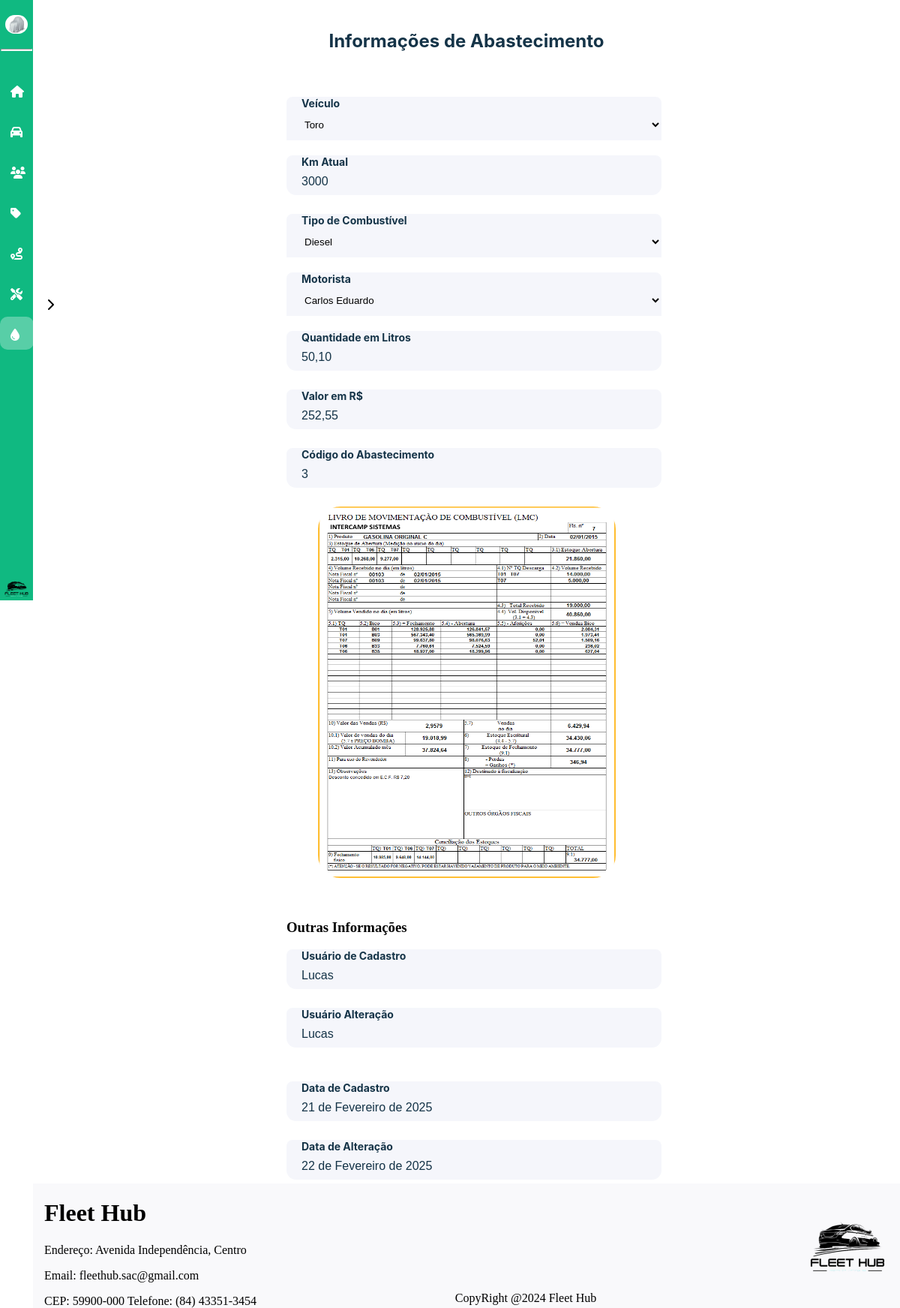
Page /registro_abastecimento/3/ (signed in) on the committed database.
### dashboard/models.py (models this page shows, shortened)
class CustomUser(AbstractUser):
    nome = models.CharField(max_length=50)
    email = models.EmailField(max_length=254, unique=True)
    cpf = models.CharField(max_length=11, unique=True)
    telefone = models.CharField(max_length=15)
    rua = models.CharField(max_length=35)
    bairro = models.CharField(max_length=35)
    cidade = models.CharField(max_length=35)
    cep = models.CharField(max_length=15)
    imagem = models.ImageField(
        upload_to="imagens/usuario",
        height_field=None,
        width_field=None,
        max_length=None,
        default="carro-escondido.jpg",
    )
    estado = models.ForeignKey(Estado, on_delete=models.CASCADE, null=True, blank=True)
    tipo_usuario = models.ForeignKey(TipoUsuario, on_delete=models.CASCADE, null=True, blank=True)
    status_usuario = models.ForeignKey(StatusUsuario, on_delete=models.CASCADE, null=True, blank=True)
    groups = models.ManyToManyField(
        "auth.Group",
        related_name="customuser_set",
        blank=True
    )
    user_permissions = models.ManyToManyField(
        "auth.Permission",
        related_name="customuser_permissions_set",
        blank=True
    )
    def __str__(self):
        return self.nome

class Abastecimento(models.Model):
    veiculo = models.ForeignKey(Veiculo,on_delete=models.CASCADE,related_name='veiculo_abastecido')
    km_atual = models.IntegerField()
    tipo_combustivel = models.ForeignKey(Tipo_Combustivel,on_delete=models.CASCADE,related_name="combustivel_abastecimento")
    motorista = models.ForeignKey(CustomUser,on_delete=models.CASCADE,related_name='usuario_abastecimento')
    quant_litros = models.FloatField()
    valor = models.FloatField()
    img_abastecimento = models.ImageField(
        upload_to="imagens/abastecimento",
        height_field=None,
        width_field=None,
        max_length=None
    )
    data_cadastro = models.DateField(auto_now_add=True)
    data_alteracao = models.DateField(auto_now=True)
    usuario_cadastro = models.ForeignKey(
        CustomUser,
        on_delete=models.SET_NULL,
        null=True,
        blank=True,
        related_name="abastecimentos_cadastradas",
    )
    usuario_alteracao = models.ForeignKey(
        CustomUser,
        on_delete=models.SET_NULL,
        null=True,
        blank=True,
        related_name="abastecimentos_alteradas",
    )

class Veiculo(models.Model):
    modelo = models.CharField(max_length=50)
    marca = models.CharField(max_length=100)
    valor_compra = models.FloatField()
    ano = models.IntegerField()
    km = models.IntegerField()
    tipo = models.ForeignKey(Tipo_Veiculo,on_delete=models.SET_NULL,null=True)
    motor = models.CharField(max_length=10)
    placa = models.CharField(max_length=20)
    chassi = models.CharField(max_length=20)
    cor = models.CharField(max_length=50, default="indefinido")
    imagem = models.ImageField(
        upload_to="imagens/veiculos",
        height_field=None,
        width_field=None,
        max_length=None,
        default="media/carro-escondido.jpg",
    )
    status = models.ForeignKey(
    Status_Veiculo,
    on_delete=models.SET_NULL,
    null=True,
    blank=True,
    related_name="veiculos_status"
)
    data_cadastro = models.DateField(auto_now_add=True)
    data_alteracao = models.DateField(auto_now=True)
    usuario_cadastro = models.ForeignKey(
        CustomUser,
        on_delete=models.SET_NULL,
        null=True,
        blank=True,
        related_name="veiculos_cadastrados",
    )
    usuario_alteracao = models.ForeignKey(
        CustomUser,
        on_delete=models.SET_NULL,
        null=True,
        blank=True,
        related_name="veiculos_alterados",
    )

class Tipo_Combustivel(models.Model):
    nome_combustivel = models.CharField(max_length=100)

### dashboard/views.py (the view, shortened to what this page needs)
# urls.py: path('registro_abastecimento/<int:id>/', views.registro_abastecimento, name='registro_abastecimento'),
@login_required
def registro_abastecimento(request,id):
    abastecimento = get_object_or_404(Abastecimento,id=id)
    combustivel = Tipo_Combustivel.objects.exclude(nome_combustivel=abastecimento.tipo_combustivel.nome_combustivel)
    veiculo = Veiculo.objects.exclude(modelo=abastecimento.veiculo.modelo)
    motorista = CustomUser.objects.exclude(status_usuario_id=2).exclude(nome=abastecimento.motorista.nome)
    return render(request, 'dashboard/registro_abastecimento.html',{
        'abastecimento' : abastecimento,
        'veiculo_list' : veiculo,
        'motorista_list' : motorista,
        'tipo_combustivel_list' : combustivel,
    })

### dashboard/templates/dashboard/registro_abastecimento.html (shortened to what this page needs)
{% extends 'base.html' %}
{% load static %}
{% block page_name %}informacoes_abastecimento{% endblock page_name %}
{% block estilos %}
<link rel="stylesheet" href="{% static 'css/registro_abastecimento.css' %}">
{% endblock estilos %}
{% block content %}
<div id='container-block-content'>
    <section id="conteudo-secundario">
            <h2 id='page_title'>Informações de Abastecimento</h2>
            <form action="" method="POST" enctype="multipart/form-data">
                <div class="container">
                    <div class="menu_esquerdo">
                        <div class="input_container">
                            <label>Veículo</label>
                            <select class="input_detect" name="veiculo" id="select-status-carro">
                                <option selected>{{abastecimento.veiculo.modelo}}</option>
                            </select>
                        </div>
                        <div class="input_container">
                            <label>Km Atual</label>
                            <input class="input_detect input" name="km_atual" type="number" value="{{abastecimento.km_atual}}" id="valor-compra"
                                maxlength="14" placeholder="Digite a Quilometragem do veículo">
                        </div>
                        <div class="input_container">
                            <label>Tipo de Combustível</label>
                            <select class="input_detect" name="tipo_combustivel" id="select-status-carro">
                                <option>{{abastecimento.tipo_combustivel.nome_combustivel}}</option>
                            </select>
                        </div>
                        <div class="input_container">
                            <label>Motorista</label>
                            <select class="input_detect" name="motorista" id="select-status-carro">
                                <option selected>{{abastecimento.motorista.nome}}</option>
                            </select>
                        </div>
                            <div class="input_container">
                                <label>Quantidade em Litros</label>
                                <input class="input_detect input" name="quant_litros" type="text" value="{{abastecimento.quant_litros|floatformat:2}}" id="ka-carro"
                                    placeholder="Digite a Quantidade em Litros">
                            </div>
                            <div class="input_container">
                                <label>Valor em R$</label>
                                <input class="input_detect input" type="text" name="valor" value="{{abastecimento.valor|floatformat:2}}" id="motor-carro"
                                    placeholder="Digite o valor em R$">
                            </div>
                            <div class="input_container">
                                <label>Código do Abastecimento</label>
                                <input class="input_detect input" type="text" value="{{abastecimento.id}}" id="motor-carro"
                                    placeholder="Digite o valor em R$">
                            </div>
                    </div>
                    <div class="menu_direito">
                        <div class="nota-img">
                            <img class="input_detect img-nota-fiscal" src="{{abastecimento.img_abastecimento.url}}" alt="">
                        </div>
                    </div>
                </div>
                <div class="menu-inferior">
                    <div class="menu_esquerdo">
                        <h3 class="form-title">Outras Informações</h3>
                        <div class="input_container">
                            <label>Usuário de Cadastro</label>
                            <input class="input" type="text" id="usuario-cadastro" value="{{abastecimento.usuario_cadastro}}" disabled>
                        </div>
                        <div class="input_container">
                            <label>Usuário Alteração</label>
                            <input class="input" type="text" id="usuario-alteracao" value="{{abastecimento.usuario_alteracao}}" disabled>
                        </div>
                    </div>
                    <div class="menu_direito-2">
                        <h3 class="form-title"></h3>
                        <div class="input_container">
                            <label>Data de Cadastro</label>
                            <input class="input" type="text" id="data-cadastro" value="{{abastecimento.data_cadastro}}" disabled>
                        </div>
                        <div class="input_container">
                            <label>Data de Alteração</label>
                            <input class="input" type="text" id="data-alteracao" value="{{abastecimento.data_alteracao}}" disabled>
                        </div>
                    </div>
                </div>
            </form>
    </section>
</div>
{% endblock %}

### global_templates/base.html (shortened to what this page needs)
{% load static %}
<!DOCTYPE html>
<html lang="en">
<head>
    <link rel="stylesheet" href="{% static 'css/global-style.css' %}">
    {% block estilos %}{% endblock %}
    <link rel="stylesheet" href="https://cdnjs.cloudflare.com/ajax/libs/font-awesome/6.6.0/css/all.min.css"
 />
</head>
<body id="{% block body_id %}default-page{% endblock %}" data-page="{% block page_name %}default{% endblock %}">
    <div class="container-base" id="container-base">
        <aside id="sidebar">
            <div id="user-menu-sidebar">
                <div id="user_menu">
                    <img id="img_perfil" src="{{request.user.imagem.url}}" alt="" title="Imagem do Perfil">
                </div>
                <hr>
                <div id="sidebar-expansive">
                    <a href="{% url 'tela_dashboard' %}" class="element-icon"><i class="fa-solid fa-house icon"
                            title="Início"></i>
                    </a>
                    {% if user.tipo_usuario.nome == 'ADMIN' and user.status_usuario.status == 'Ativo' %}
                        <a class="element-icon" id="id-veiculos"><i class="fa-solid fa-car icon" title="Veículos"></i>
                        </a>
                    {% endif %}
                    {% if user.tipo_usuario.nome == 'ADMIN' or user.tipo_usuario.nome == 'Cliente' and user.status_usuario.status == 'Ativo' %}
                        <a class="element-icon" id="id-usuarios">
                            <i class="fa-solid fa-users icon" title="Usuários"></i>
                        </a>
                    {% endif %}
                    {% if user.tipo_usuario.nome == 'ADMIN' or user.tipo_usuario.nome == 'Cliente' and user.status_usuario.status == 'Ativo' %}
                        <a class="element-icon" id="id-reservas"><i class="fa-solid fa-tag icon" title="Reservas"></i>
                        </a>
                    {% endif %}
                    {% if user.tipo_usuario.nome == 'ADMIN' and user.status_usuario.status == 'Ativo' %}
                        <a class="element-icon" id="id-rotas"><i class="fa-solid fa-route icon" title="Rotas"></i>
                        </a>
                    {% endif %}
                    {% if user.tipo_usuario.nome == 'ADMIN' and user.status_usuario.status == 'Ativo' %}
                        <a class="element-icon" id="id-manutencao">
                            <i class="fa-solid fa-screwdriver-wrench icon" title="Manutenção">
                            </i>
                        </a>
                    {% endif %}
                    {% if user.tipo_usuario.nome == 'ADMIN' and user.status_usuario.status == 'Ativo' %}
                        <a class="element-icon" id="id-abastecimento">
                            <i class="fa-solid fa-droplet icon"
                                title="Abastecimento">
                            </i>
                        </a>
                    {% endif %}
                </div>
                <img src="{% static 'img/logo_fleethub.png' %}" alt="" style="width: 100%;">
            </div>
            <div id="div-img_sidebar-expansive"><i id="img_sidebar-expansive" class="fa-solid fa-chevron-left"></i></div>
        </aside>
    </div>
    <div id="content-and-footer">
        <div id='container-block-content'>
            {% block content %}{% endblock content %}
        </div>
        <footer>
            <div class="footer-left" style="margin-left: 15px;">
                <h1>Fleet Hub</h1>
                <p>Endereço: Avenida Independência, Centro</p>
                <p>Email: fleethub.sac@gmail.com</p>
                <p style="margin-bottom: 0;">CEP: 59900-000 Telefone: (84) 43351-3454</p>
            </div>
            <div class="footer-center">
                <p style="margin-bottom: 0; margin-top: 0;">CopyRight @2024 Fleet Hub </p>
            </div>
            <div class="footer-right">
                <img id="logo_fleethub" src="{% static 'img/logo_fleethub.png' %}" alt="Logo">
            </div>
        </footer>
    </div>
</body>
</html>

### global_static/css/global-style.css (style rules this page uses)
:root { --color-white:#ffffff; --color-green-menu: #10B981; --menu-modulos-color:rgba(255,255,255,0.3); }
body { background-color:var(--color-white); margin: 0; display: flex; height: 1400px; }
hr { background-color: white; width: 90%; height: 0.5px; margin: 20px auto; }
#page_title { margin: auto; text-align: center; font-family: Inter; font-weight: bold; font-size: 24px; color: #153448; padding-top: 40px; padding-bottom: 40px; width: 1200px; }
#sidebar { background-color: var(--color-green-menu); display: flex; width: 260px; position: fixed; height: 100vh; }
.container-base { display: grid; transition: 800ms; grid-template-columns: 250px 1fr; height: 100vh; }
#user_menu { display: flex; justify-content: space-evenly; align-items: center; width: 120px; height: 40px; border-radius: 50px; background-color: var(--color-white); margin-top: 20px; }
#img_perfil { border-radius: 50%; width: 24px; height: 24px; }
#user-menu-sidebar { display: flex; flex-direction: column; align-items: center; }
#img_sidebar-expansive { width: 28px; height: 28px; }
#div-img_sidebar-expansive { width: 28px; height: auto; display: flex; align-items: center; }
#sidebar-expansive { background-color: var(--color-green-menu); width: 260px; height: 100% }
.element-icon { text-decoration: none; display: flex; align-items: center; gap: 20px; margin-left: 15px; margin-right: 15px; margin-top: 10px; width: 230px; height: 44px; border-radius: 10px; }
.icon { width: 12px; height: 12px; margin-left: 10px; color: var(--color-white); }
#content-and-footer { display: grid; grid-template-rows: 1fr auto; width: 100%; }
footer { width: 100%; height: auto; margin: 0; display: flex; flex-direction: row; justify-content: space-between; align-items: center; background-color: rgba(239,240,244,0.4); }
footer #logo_fleethub { width: 140px; height: 107px; }
.footer-center { margin-top:140px; }

### rows in the picture
CustomUser: user.imagem (picture)
Abastecimento: veiculo "Toro", km_atual "3000", tipo_combustivel "Diesel", motorista "Carlos Eduardo", quant_litros "50,10", valor "252,55", id "3", img_abastecimento (picture), usuario_cadastro "Lucas", usuario_alteracao "Lucas", data_cadastro "21 de Fevereiro de 2025", data_alteracao "22 de Fevereiro de 2025"
